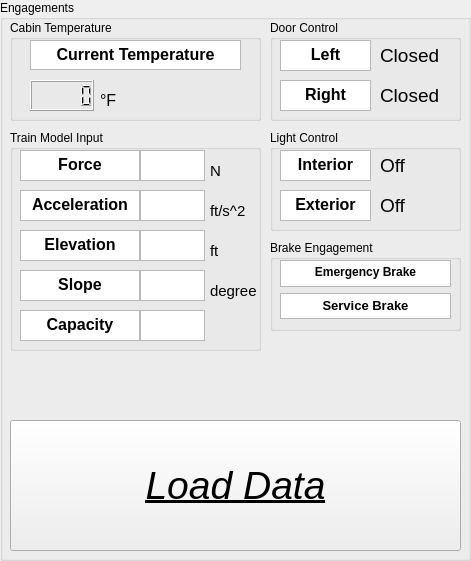
     <widget class="QGroupBox" name="tb_engage_box">
      <property name="geometry">
       <rect>
        <x>10</x>
        <y>10</y>
        <width>471</width>
        <height>561</height>
       </rect>
      </property>
      <property name="title">
       <string>Engagements</string>
      </property>
      <widget class="QGroupBox" name="tb_temp_box">
       <property name="geometry">
        <rect>
         <x>10</x>
         <y>20</y>
         <width>251</width>
         <height>101</height>
        </rect>
       </property>
       <property name="title">
        <string>Cabin Temperature</string>
       </property>
       <widget class="QLCDNumber" name="tb_temp_display">
        <property name="geometry">
         <rect>
          <x>20</x>
          <y>60</y>
          <width>64</width>
          <height>31</height>
         </rect>
        </property>
       </widget>
       <widget class="QLabel" name="tb_f_txt">
        <property name="geometry">
         <rect>
          <x>90</x>
          <y>70</y>
          <width>31</width>
          <height>21</height>
         </rect>
        </property>
        <property name="font">
         <font>
          <pointsize>12</pointsize>
         </font>
        </property>
        <property name="text">
         <string>°F</string>
        </property>
       </widget>
       <widget class="QTextBrowser" name="tb_current_temp_txt">
        <property name="geometry">
         <rect>
          <x>20</x>
          <y>20</y>
          <width>211</width>
          <height>30</height>
         </rect>
        </property>
        <property name="font">
         <font>
          <pointsize>13</pointsize>
          <bold>true</bold>
         </font>
        </property>
        <property name="verticalScrollBarPolicy">
         <enum>Qt::ScrollBarAlwaysOff</enum>
        </property>
        <property name="horizontalScrollBarPolicy">
         <enum>Qt::ScrollBarAlwaysOff</enum>
        </property>
        <property name="html">
         <string>&lt;!DOCTYPE HTML PUBLIC &quot;-//W3C//DTD HTML 4.0//EN&quot; &quot;http://www.w3.org/TR/REC-html40/strict.dtd&quot;&gt;
&lt;html&gt;&lt;head&gt;&lt;meta name=&quot;qrichtext&quot; content=&quot;1&quot; /&gt;&lt;meta charset=&quot;utf-8&quot; /&gt;&lt;style type=&quot;text/css&quot;&gt;
p, li { white-space: pre-wrap; }
hr { height: 1px; border-width: 0; }
li.unchecked::marker { content: &quot;\2610&quot;; }
li.checked::marker { content: &quot;\2612&quot;; }
&lt;/style&gt;&lt;/head&gt;&lt;body style=&quot; font-family:'Segoe UI'; font-size:13pt; font-weight:700; font-style:normal;&quot;&gt;
&lt;p align=&quot;center&quot; style=&quot; margin-top:0px; margin-bottom:0px; margin-left:0px; margin-right:0px; -qt-block-indent:0; text-indent:0px;&quot;&gt;&lt;span style=&quot; font-size:12pt; font-weight:696;&quot;&gt;Current Temperature&lt;/span&gt;&lt;/p&gt;&lt;/body&gt;&lt;/html&gt;</string>
        </property>
       </widget>
      </widget>
      <widget class="QGroupBox" name="tb_model_input_box">
       <property name="enabled">
        <bool>true</bool>
       </property>
       <property name="geometry">
        <rect>
         <x>10</x>
         <y>130</y>
         <width>251</width>
         <height>221</height>
        </rect>
       </property>
       <property name="title">
        <string>Train Model Input</string>
       </property>
       <widget class="QTextBrowser" name="tb_acceleration_txt">
        <property name="geometry">
         <rect>
          <x>10</x>
          <y>60</y>
          <width>120</width>
          <height>31</height>
         </rect>
        </property>
        <property name="verticalScrollBarPolicy">
         <enum>Qt::ScrollBarAlwaysOff</enum>
        </property>
        <property name="horizontalScrollBarPolicy">
         <enum>Qt::ScrollBarAlwaysOff</enum>
        </property>
        <property name="html">
         <string>&lt;!DOCTYPE HTML PUBLIC &quot;-//W3C//DTD HTML 4.0//EN&quot; &quot;http://www.w3.org/TR/REC-html40/strict.dtd&quot;&gt;
&lt;html&gt;&lt;head&gt;&lt;meta name=&quot;qrichtext&quot; content=&quot;1&quot; /&gt;&lt;meta charset=&quot;utf-8&quot; /&gt;&lt;style type=&quot;text/css&quot;&gt;
p, li { white-space: pre-wrap; }
hr { height: 1px; border-width: 0; }
li.unchecked::marker { content: &quot;\2610&quot;; }
li.checked::marker { content: &quot;\2612&quot;; }
&lt;/style&gt;&lt;/head&gt;&lt;body style=&quot; font-family:'Segoe UI'; font-size:10pt; font-weight:400; font-style:normal;&quot;&gt;
&lt;p align=&quot;center&quot; style=&quot; margin-top:0px; margin-bottom:0px; margin-left:0px; margin-right:0px; -qt-block-indent:0; text-indent:0px;&quot;&gt;&lt;span style=&quot; font-family:'MS Shell Dlg 2'; font-size:12pt; font-weight:696;&quot;&gt;Acceleration&lt;/span&gt;&lt;/p&gt;&lt;/body&gt;&lt;/html&gt;</string>
        </property>
       </widget>
       <widget class="QPlainTextEdit" name="tb_acceleration_display">
        <property name="geometry">
         <rect>
          <x>130</x>
          <y>60</y>
          <width>65</width>
          <height>31</height>
         </rect>
        </property>
        <property name="font">
         <font>
          <pointsize>15</pointsize>
         </font>
        </property>
        <property name="verticalScrollBarPolicy">
         <enum>Qt::ScrollBarAlwaysOff</enum>
        </property>
        <property name="horizontalScrollBarPolicy">
         <enum>Qt::ScrollBarAlwaysOff</enum>
        </property>
        <property name="plainText">
         <string/>
        </property>
       </widget>
       <widget class="QLabel" name="tb_ft_per_s_txt">
        <property name="geometry">
         <rect>
          <x>200</x>
          <y>70</y>
          <width>41</width>
          <height>21</height>
         </rect>
        </property>
        <property name="font">
         <font>
          <pointsize>11</pointsize>
         </font>
        </property>
        <property name="text">
         <string>ft/s^2</string>
        </property>
       </widget>
       <widget class="QTextBrowser" name="tb_force_txt">
        <property name="geometry">
         <rect>
          <x>10</x>
          <y>20</y>
          <width>120</width>
          <height>31</height>
         </rect>
        </property>
        <property name="verticalScrollBarPolicy">
         <enum>Qt::ScrollBarAlwaysOff</enum>
        </property>
        <property name="horizontalScrollBarPolicy">
         <enum>Qt::ScrollBarAlwaysOff</enum>
        </property>
        <property name="html">
         <string>&lt;!DOCTYPE HTML PUBLIC &quot;-//W3C//DTD HTML 4.0//EN&quot; &quot;http://www.w3.org/TR/REC-html40/strict.dtd&quot;&gt;
&lt;html&gt;&lt;head&gt;&lt;meta name=&quot;qrichtext&quot; content=&quot;1&quot; /&gt;&lt;meta charset=&quot;utf-8&quot; /&gt;&lt;style type=&quot;text/css&quot;&gt;
p, li { white-space: pre-wrap; }
hr { height: 1px; border-width: 0; }
li.unchecked::marker { content: &quot;\2610&quot;; }
li.checked::marker { content: &quot;\2612&quot;; }
&lt;/style&gt;&lt;/head&gt;&lt;body style=&quot; font-family:'Segoe UI'; font-size:10pt; font-weight:400; font-style:normal;&quot;&gt;
&lt;p align=&quot;center&quot; style=&quot; margin-top:0px; margin-bottom:0px; margin-left:0px; margin-right:0px; -qt-block-indent:0; text-indent:0px;&quot;&gt;&lt;span style=&quot; font-family:'MS Shell Dlg 2'; font-size:12pt; font-weight:696;&quot;&gt;Force&lt;/span&gt;&lt;/p&gt;&lt;/body&gt;&lt;/html&gt;</string>
        </property>
       </widget>
       <widget class="QLabel" name="tb_newtons_txt">
        <property name="geometry">
         <rect>
          <x>200</x>
          <y>30</y>
          <width>41</width>
          <height>21</height>
         </rect>
        </property>
        <property name="font">
         <font>
          <pointsize>11</pointsize>
         </font>
        </property>
        <property name="text">
         <string>N</string>
        </property>
       </widget>
       <widget class="QTextBrowser" name="tb_elevation_txt">
        <property name="geometry">
         <rect>
          <x>10</x>
          <y>100</y>
          <width>120</width>
          <height>31</height>
         </rect>
        </property>
        <property name="verticalScrollBarPolicy">
         <enum>Qt::ScrollBarAlwaysOff</enum>
        </property>
        <property name="horizontalScrollBarPolicy">
         <enum>Qt::ScrollBarAlwaysOff</enum>
        </property>
        <property name="html">
         <string>&lt;!DOCTYPE HTML PUBLIC &quot;-//W3C//DTD HTML 4.0//EN&quot; &quot;http://www.w3.org/TR/REC-html40/strict.dtd&quot;&gt;
&lt;html&gt;&lt;head&gt;&lt;meta name=&quot;qrichtext&quot; content=&quot;1&quot; /&gt;&lt;meta charset=&quot;utf-8&quot; /&gt;&lt;style type=&quot;text/css&quot;&gt;
p, li { white-space: pre-wrap; }
hr { height: 1px; border-width: 0; }
li.unchecked::marker { content: &quot;\2610&quot;; }
li.checked::marker { content: &quot;\2612&quot;; }
&lt;/style&gt;&lt;/head&gt;&lt;body style=&quot; font-family:'Segoe UI'; font-size:10pt; font-weight:400; font-style:normal;&quot;&gt;
&lt;p align=&quot;center&quot; style=&quot; margin-top:0px; margin-bottom:0px; margin-left:0px; margin-right:0px; -qt-block-indent:0; text-indent:0px;&quot;&gt;&lt;span style=&quot; font-family:'MS Shell Dlg 2'; font-size:12pt; font-weight:696;&quot;&gt;Elevation&lt;/span&gt;&lt;/p&gt;&lt;/body&gt;&lt;/html&gt;</string>
        </property>
       </widget>
       <widget class="QLabel" name="tb_ft_txt_1">
        <property name="geometry">
         <rect>
          <x>200</x>
          <y>110</y>
          <width>41</width>
          <height>21</height>
         </rect>
        </property>
        <property name="font">
         <font>
          <pointsize>11</pointsize>
         </font>
        </property>
        <property name="text">
         <string>ft</string>
        </property>
       </widget>
       <widget class="QPlainTextEdit" name="tb_elevation_display">
        <property name="geometry">
         <rect>
          <x>130</x>
          <y>100</y>
          <width>65</width>
          <height>31</height>
         </rect>
        </property>
        <property name="font">
         <font>
          <pointsize>15</pointsize>
         </font>
        </property>
        <property name="verticalScrollBarPolicy">
         <enum>Qt::ScrollBarAlwaysOff</enum>
        </property>
        <property name="horizontalScrollBarPolicy">
         <enum>Qt::ScrollBarAlwaysOff</enum>
        </property>
        <property name="plainText">
         <string/>
        </property>
       </widget>
       <widget class="QTextBrowser" name="tb_slope_txt">
        <property name="geometry">
         <rect>
          <x>10</x>
          <y>140</y>
          <width>120</width>
          <height>31</height>
         </rect>
        </property>
        <property name="verticalScrollBarPolicy">
         <enum>Qt::ScrollBarAlwaysOff</enum>
        </property>
        <property name="horizontalScrollBarPolicy">
         <enum>Qt::ScrollBarAlwaysOff</enum>
        </property>
        <property name="html">
         <string>&lt;!DOCTYPE HTML PUBLIC &quot;-//W3C//DTD HTML 4.0//EN&quot; &quot;http://www.w3.org/TR/REC-html40/strict.dtd&quot;&gt;
&lt;html&gt;&lt;head&gt;&lt;meta name=&quot;qrichtext&quot; content=&quot;1&quot; /&gt;&lt;meta charset=&quot;utf-8&quot; /&gt;&lt;style type=&quot;text/css&quot;&gt;
p, li { white-space: pre-wrap; }
hr { height: 1px; border-width: 0; }
li.unchecked::marker { content: &quot;\2610&quot;; }
li.checked::marker { content: &quot;\2612&quot;; }
&lt;/style&gt;&lt;/head&gt;&lt;body style=&quot; font-family:'Segoe UI'; font-size:10pt; font-weight:400; font-style:normal;&quot;&gt;
&lt;p align=&quot;center&quot; style=&quot; margin-top:0px; margin-bottom:0px; margin-left:0px; margin-right:0px; -qt-block-indent:0; text-indent:0px;&quot;&gt;&lt;span style=&quot; font-family:'MS Shell Dlg 2'; font-size:12pt; font-weight:696;&quot;&gt;Slope&lt;/span&gt;&lt;/p&gt;&lt;/body&gt;&lt;/html&gt;</string>
        </property>
       </widget>
       <widget class="QPlainTextEdit" name="tb_capacity_display">
        <property name="geometry">
         <rect>
          <x>130</x>
          <y>180</y>
          <width>65</width>
          <height>31</height>
         </rect>
        </property>
        <property name="font">
         <font>
          <pointsize>15</pointsize>
         </font>
        </property>
        <property name="verticalScrollBarPolicy">
         <enum>Qt::ScrollBarAlwaysOff</enum>
        </property>
        <property name="horizontalScrollBarPolicy">
         <enum>Qt::ScrollBarAlwaysOff</enum>
        </property>
        <property name="plainText">
         <string/>
        </property>
       </widget>
       <widget class="QTextBrowser" name="tb_capacity_txt">
        <property name="geometry">
         <rect>
          <x>10</x>
          <y>180</y>
          <width>120</width>
          <height>31</height>
         </rect>
        </property>
        <property name="verticalScrollBarPolicy">
         <enum>Qt::ScrollBarAlwaysOff</enum>
        </property>
        <property name="horizontalScrollBarPolicy">
         <enum>Qt::ScrollBarAlwaysOff</enum>
        </property>
        <property name="html">
         <string>&lt;!DOCTYPE HTML PUBLIC &quot;-//W3C//DTD HTML 4.0//EN&quot; &quot;http://www.w3.org/TR/REC-html40/strict.dtd&quot;&gt;
&lt;html&gt;&lt;head&gt;&lt;meta name=&quot;qrichtext&quot; content=&quot;1&quot; /&gt;&lt;meta charset=&quot;utf-8&quot; /&gt;&lt;style type=&quot;text/css&quot;&gt;
p, li { white-space: pre-wrap; }
hr { height: 1px; border-width: 0; }
li.unchecked::marker { content: &quot;\2610&quot;; }
li.checked::marker { content: &quot;\2612&quot;; }
&lt;/style&gt;&lt;/head&gt;&lt;body style=&quot; font-family:'Segoe UI'; font-size:10pt; font-weight:400; font-style:normal;&quot;&gt;
&lt;p align=&quot;center&quot; style=&quot; margin-top:0px; margin-bottom:0px; margin-left:0px; margin-right:0px; -qt-block-indent:0; text-indent:0px;&quot;&gt;&lt;span style=&quot; font-family:'MS Shell Dlg 2'; font-size:12pt; font-weight:696;&quot;&gt;Capacity&lt;/span&gt;&lt;/p&gt;&lt;/body&gt;&lt;/html&gt;</string>
        </property>
       </widget>
       <widget class="QLabel" name="tb_degree_txt">
        <property name="geometry">
         <rect>
          <x>200</x>
          <y>150</y>
          <width>51</width>
          <height>21</height>
         </rect>
        </property>
        <property name="font">
         <font>
          <pointsize>11</pointsize>
         </font>
        </property>
        <property name="text">
         <string>degree</string>
        </property>
       </widget>
       <widget class="QPlainTextEdit" name="tb_force_display">
        <property name="geometry">
         <rect>
          <x>130</x>
          <y>20</y>
          <width>65</width>
          <height>31</height>
         </rect>
        </property>
        <property name="font">
         <font>
          <pointsize>15</pointsize>
         </font>
        </property>
        <property name="verticalScrollBarPolicy">
         <enum>Qt::ScrollBarAlwaysOff</enum>
        </property>
        <property name="horizontalScrollBarPolicy">
         <enum>Qt::ScrollBarAlwaysOff</enum>
        </property>
        <property name="plainText">
         <string/>
        </property>
       </widget>
       <widget class="QPlainTextEdit" name="tb_slope_display">
        <property name="geometry">
         <rect>
          <x>130</x>
          <y>140</y>
          <width>65</width>
          <height>31</height>
         </rect>
        </property>
        <property name="font">
         <font>
          <pointsize>15</pointsize>
         </font>
        </property>
        <property name="verticalScrollBarPolicy">
         <enum>Qt::ScrollBarAlwaysOff</enum>
        </property>
        <property name="horizontalScrollBarPolicy">
         <enum>Qt::ScrollBarAlwaysOff</enum>
        </property>
        <property name="plainText">
         <string/>
        </property>
       </widget>
      </widget>
      <widget class="QGroupBox" name="tb_door_box">
       <property name="geometry">
        <rect>
         <x>270</x>
         <y>20</y>
         <width>191</width>
         <height>101</height>
        </rect>
       </property>
       <property name="title">
        <string>Door Control</string>
       </property>
       <widget class="QTextBrowser" name="tb_right_txt">
        <property name="geometry">
         <rect>
          <x>10</x>
          <y>60</y>
          <width>91</width>
          <height>31</height>
         </rect>
        </property>
        <property name="verticalScrollBarPolicy">
         <enum>Qt::ScrollBarAlwaysOff</enum>
        </property>
        <property name="horizontalScrollBarPolicy">
         <enum>Qt::ScrollBarAlwaysOff</enum>
        </property>
        <property name="html">
         <string>&lt;!DOCTYPE HTML PUBLIC &quot;-//W3C//DTD HTML 4.0//EN&quot; &quot;http://www.w3.org/TR/REC-html40/strict.dtd&quot;&gt;
&lt;html&gt;&lt;head&gt;&lt;meta name=&quot;qrichtext&quot; content=&quot;1&quot; /&gt;&lt;meta charset=&quot;utf-8&quot; /&gt;&lt;style type=&quot;text/css&quot;&gt;
p, li { white-space: pre-wrap; }
hr { height: 1px; border-width: 0; }
li.unchecked::marker { content: &quot;\2610&quot;; }
li.checked::marker { content: &quot;\2612&quot;; }
&lt;/style&gt;&lt;/head&gt;&lt;body style=&quot; font-family:'Segoe UI'; font-size:10pt; font-weight:400; font-style:normal;&quot;&gt;
&lt;p align=&quot;center&quot; style=&quot; margin-top:0px; margin-bottom:0px; margin-left:0px; margin-right:0px; -qt-block-indent:0; text-indent:0px;&quot;&gt;&lt;span style=&quot; font-family:'MS Shell Dlg 2'; font-size:12pt; font-weight:696;&quot;&gt;Right&lt;/span&gt;&lt;/p&gt;&lt;/body&gt;&lt;/html&gt;</string>
        </property>
       </widget>
       <widget class="QTextBrowser" name="tb_left_txt">
        <property name="geometry">
         <rect>
          <x>10</x>
          <y>20</y>
          <width>91</width>
          <height>31</height>
         </rect>
        </property>
        <property name="verticalScrollBarPolicy">
         <enum>Qt::ScrollBarAlwaysOff</enum>
        </property>
        <property name="horizontalScrollBarPolicy">
         <enum>Qt::ScrollBarAlwaysOff</enum>
        </property>
        <property name="html">
         <string>&lt;!DOCTYPE HTML PUBLIC &quot;-//W3C//DTD HTML 4.0//EN&quot; &quot;http://www.w3.org/TR/REC-html40/strict.dtd&quot;&gt;
&lt;html&gt;&lt;head&gt;&lt;meta name=&quot;qrichtext&quot; content=&quot;1&quot; /&gt;&lt;meta charset=&quot;utf-8&quot; /&gt;&lt;style type=&quot;text/css&quot;&gt;
p, li { white-space: pre-wrap; }
hr { height: 1px; border-width: 0; }
li.unchecked::marker { content: &quot;\2610&quot;; }
li.checked::marker { content: &quot;\2612&quot;; }
&lt;/style&gt;&lt;/head&gt;&lt;body style=&quot; font-family:'Segoe UI'; font-size:10pt; font-weight:400; font-style:normal;&quot;&gt;
&lt;p align=&quot;center&quot; style=&quot; margin-top:0px; margin-bottom:0px; margin-left:0px; margin-right:0px; -qt-block-indent:0; text-indent:0px;&quot;&gt;&lt;span style=&quot; font-family:'MS Shell Dlg 2'; font-size:12pt; font-weight:696;&quot;&gt;Left&lt;/span&gt;&lt;/p&gt;&lt;/body&gt;&lt;/html&gt;</string>
        </property>
       </widget>
       <widget class="QLabel" name="tb_right_display">
        <property name="geometry">
         <rect>
          <x>110</x>
          <y>60</y>
          <width>71</width>
          <height>31</height>
         </rect>
        </property>
        <property name="font">
         <font>
          <pointsize>14</pointsize>
         </font>
        </property>
        <property name="text">
         <string>Closed</string>
        </property>
       </widget>
       <widget class="QLabel" name="tb_left_display">
        <property name="geometry">
         <rect>
          <x>110</x>
          <y>20</y>
          <width>71</width>
          <height>31</height>
         </rect>
        </property>
        <property name="font">
         <font>
          <pointsize>14</pointsize>
         </font>
        </property>
        <property name="text">
         <string>Closed</string>
        </property>
       </widget>
      </widget>
      <widget class="QGroupBox" name="tb_light_box">
       <property name="geometry">
        <rect>
         <x>270</x>
         <y>130</y>
         <width>191</width>
         <height>101</height>
        </rect>
       </property>
       <property name="title">
        <string>Light Control</string>
       </property>
       <widget class="QTextBrowser" name="tb_exterior_txt">
        <property name="geometry">
         <rect>
          <x>10</x>
          <y>60</y>
          <width>91</width>
          <height>31</height>
         </rect>
        </property>
        <property name="verticalScrollBarPolicy">
         <enum>Qt::ScrollBarAlwaysOff</enum>
        </property>
        <property name="horizontalScrollBarPolicy">
         <enum>Qt::ScrollBarAlwaysOff</enum>
        </property>
        <property name="html">
         <string>&lt;!DOCTYPE HTML PUBLIC &quot;-//W3C//DTD HTML 4.0//EN&quot; &quot;http://www.w3.org/TR/REC-html40/strict.dtd&quot;&gt;
&lt;html&gt;&lt;head&gt;&lt;meta name=&quot;qrichtext&quot; content=&quot;1&quot; /&gt;&lt;meta charset=&quot;utf-8&quot; /&gt;&lt;style type=&quot;text/css&quot;&gt;
p, li { white-space: pre-wrap; }
hr { height: 1px; border-width: 0; }
li.unchecked::marker { content: &quot;\2610&quot;; }
li.checked::marker { content: &quot;\2612&quot;; }
&lt;/style&gt;&lt;/head&gt;&lt;body style=&quot; font-family:'Segoe UI'; font-size:10pt; font-weight:400; font-style:normal;&quot;&gt;
&lt;p align=&quot;center&quot; style=&quot; margin-top:0px; margin-bottom:0px; margin-left:0px; margin-right:0px; -qt-block-indent:0; text-indent:0px;&quot;&gt;&lt;span style=&quot; font-family:'MS Shell Dlg 2'; font-size:12pt; font-weight:696;&quot;&gt;Exterior&lt;/span&gt;&lt;/p&gt;&lt;/body&gt;&lt;/html&gt;</string>
        </property>
       </widget>
       <widget class="QTextBrowser" name="tb_interior_txt">
        <property name="geometry">
         <rect>
          <x>10</x>
          <y>20</y>
          <width>91</width>
          <height>31</height>
         </rect>
        </property>
        <property name="verticalScrollBarPolicy">
         <enum>Qt::ScrollBarAlwaysOff</enum>
        </property>
        <property name="horizontalScrollBarPolicy">
         <enum>Qt::ScrollBarAlwaysOff</enum>
        </property>
        <property name="html">
         <string>&lt;!DOCTYPE HTML PUBLIC &quot;-//W3C//DTD HTML 4.0//EN&quot; &quot;http://www.w3.org/TR/REC-html40/strict.dtd&quot;&gt;
&lt;html&gt;&lt;head&gt;&lt;meta name=&quot;qrichtext&quot; content=&quot;1&quot; /&gt;&lt;meta charset=&quot;utf-8&quot; /&gt;&lt;style type=&quot;text/css&quot;&gt;
p, li { white-space: pre-wrap; }
hr { height: 1px; border-width: 0; }
li.unchecked::marker { content: &quot;\2610&quot;; }
li.checked::marker { content: &quot;\2612&quot;; }
&lt;/style&gt;&lt;/head&gt;&lt;body style=&quot; font-family:'Segoe UI'; font-size:10pt; font-weight:400; font-style:normal;&quot;&gt;
&lt;p align=&quot;center&quot; style=&quot; margin-top:0px; margin-bottom:0px; margin-left:0px; margin-right:0px; -qt-block-indent:0; text-indent:0px;&quot;&gt;&lt;span style=&quot; font-family:'MS Shell Dlg 2'; font-size:12pt; font-weight:696;&quot;&gt;Interior&lt;/span&gt;&lt;/p&gt;&lt;/body&gt;&lt;/html&gt;</string>
        </property>
       </widget>
       <widget class="QLabel" name="tb_interior_display">
        <property name="geometry">
         <rect>
          <x>110</x>
          <y>20</y>
          <width>64</width>
          <height>31</height>
         </rect>
        </property>
        <property name="font">
         <font>
          <pointsize>14</pointsize>
         </font>
        </property>
        <property name="text">
         <string>Off</string>
        </property>
       </widget>
       <widget class="QLabel" name="tb_exterior_display">
        <property name="geometry">
         <rect>
          <x>110</x>
          <y>60</y>
          <width>71</width>
          <height>31</height>
         </rect>
        </property>
        <property name="font">
         <font>
          <pointsize>14</pointsize>
         </font>
        </property>
        <property name="text">
         <string>Off</string>
        </property>
       </widget>
      </widget>
      <widget class="QGroupBox" name="tb_brake_box">
       <property name="geometry">
        <rect>
         <x>270</x>
         <y>240</y>
         <width>191</width>
         <height>91</height>
        </rect>
       </property>
       <property name="title">
        <string>Brake Engagement</string>
       </property>
       <widget class="QTextBrowser" name="tb_s_display">
        <property name="geometry">
         <rect>
          <x>10</x>
          <y>53</y>
          <width>171</width>
          <height>26</height>
         </rect>
        </property>
        <property name="verticalScrollBarPolicy">
         <enum>Qt::ScrollBarAlwaysOff</enum>
        </property>
        <property name="horizontalScrollBarPolicy">
         <enum>Qt::ScrollBarAlwaysOff</enum>
        </property>
        <property name="html">
         <string>&lt;!DOCTYPE HTML PUBLIC &quot;-//W3C//DTD HTML 4.0//EN&quot; &quot;http://www.w3.org/TR/REC-html40/strict.dtd&quot;&gt;
&lt;html&gt;&lt;head&gt;&lt;meta name=&quot;qrichtext&quot; content=&quot;1&quot; /&gt;&lt;meta charset=&quot;utf-8&quot; /&gt;&lt;style type=&quot;text/css&quot;&gt;
p, li { white-space: pre-wrap; }
hr { height: 1px; border-width: 0; }
li.unchecked::marker { content: &quot;\2610&quot;; }
li.checked::marker { content: &quot;\2612&quot;; }
&lt;/style&gt;&lt;/head&gt;&lt;body style=&quot; font-family:'Segoe UI'; font-size:10pt; font-weight:400; font-style:normal;&quot;&gt;
&lt;p align=&quot;center&quot; style=&quot; margin-top:0px; margin-bottom:0px; margin-left:0px; margin-right:0px; -qt-block-indent:0; text-indent:0px;&quot;&gt;&lt;span style=&quot; font-family:'MS Shell Dlg 2'; font-weight:696;&quot;&gt;Service Brake&lt;/span&gt;&lt;/p&gt;&lt;/body&gt;&lt;/html&gt;</string>
        </property>
       </widget>
       <widget class="QTextBrowser" name="tb_e_display">
        <property name="geometry">
         <rect>
          <x>10</x>
          <y>20</y>
          <width>171</width>
          <height>27</height>
         </rect>
        </property>
        <property name="verticalScrollBarPolicy">
         <enum>Qt::ScrollBarAlwaysOff</enum>
        </property>
        <property name="horizontalScrollBarPolicy">
         <enum>Qt::ScrollBarAlwaysOff</enum>
        </property>
        <property name="html">
         <string>&lt;!DOCTYPE HTML PUBLIC &quot;-//W3C//DTD HTML 4.0//EN&quot; &quot;http://www.w3.org/TR/REC-html40/strict.dtd&quot;&gt;
&lt;html&gt;&lt;head&gt;&lt;meta name=&quot;qrichtext&quot; content=&quot;1&quot; /&gt;&lt;meta charset=&quot;utf-8&quot; /&gt;&lt;style type=&quot;text/css&quot;&gt;
p, li { white-space: pre-wrap; }
hr { height: 1px; border-width: 0; }
li.unchecked::marker { content: &quot;\2610&quot;; }
li.checked::marker { content: &quot;\2612&quot;; }
&lt;/style&gt;&lt;/head&gt;&lt;body style=&quot; font-family:'Segoe UI'; font-size:10pt; font-weight:400; font-style:normal;&quot;&gt;
&lt;p align=&quot;center&quot; style=&quot; margin-top:0px; margin-bottom:0px; margin-left:0px; margin-right:0px; -qt-block-indent:0; text-indent:0px;&quot;&gt;&lt;span style=&quot; font-family:'MS Shell Dlg 2'; font-size:9pt; font-weight:696;&quot;&gt;Emergency Brake&lt;/span&gt;&lt;/p&gt;&lt;/body&gt;&lt;/html&gt;</string>
        </property>
       </widget>
      </widget>
      <widget class="QPushButton" name="tb_load_data_display">
       <property name="enabled">
        <bool>true</bool>
       </property>
       <property name="geometry">
        <rect>
         <x>10</x>
         <y>420</y>
         <width>451</width>
         <height>131</height>
        </rect>
       </property>
       <property name="font">
        <font>
         <pointsize>29</pointsize>
         <italic>true</italic>
         <bold>false</bold>
         <underline>true</underline>
        </font>
       </property>
       <property name="text">
        <string>Load Data</string>
       </property>
      </widget>
     </widget>
